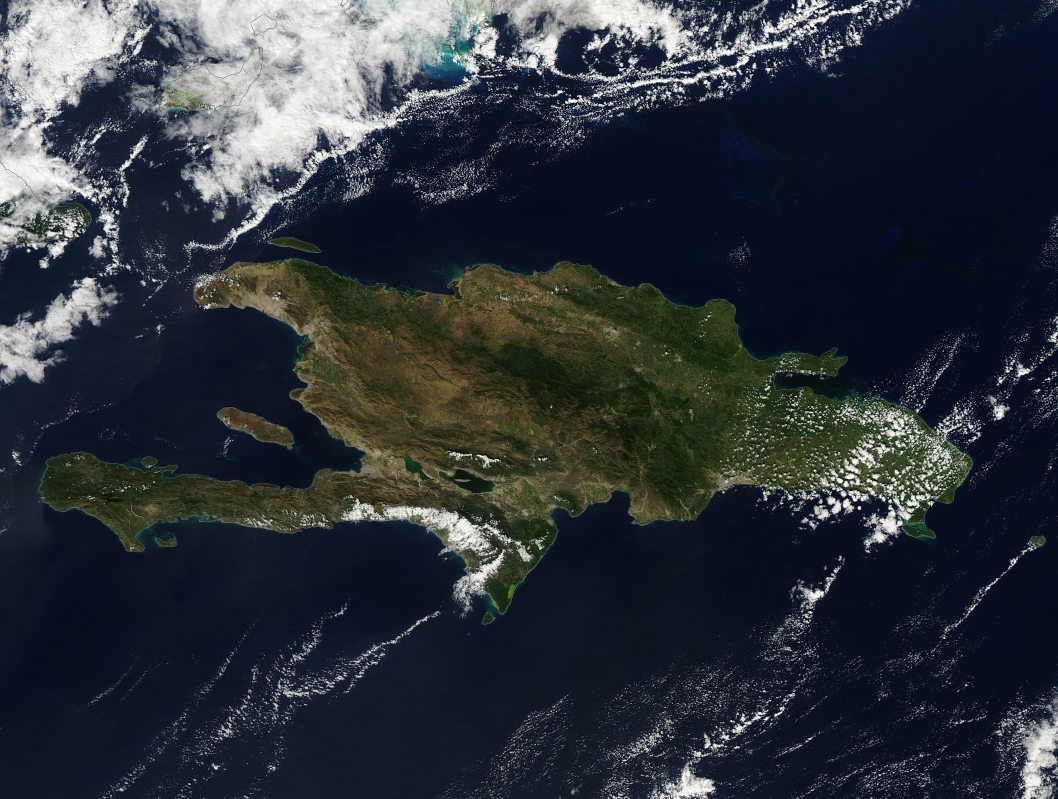
#> input picture source/satelita_hispaniola.jpg, 3172 x 2396 px (shown at 1/3 size)
$ jupyter execute '2.2 - Pattern Detection.ipynb'   (older library calls are emulated)
#> lines starting #> are read from the running program, lines starting #| are printed output that depends on the picture
# Canny Edge Detection for Coastline Extraction
**Student Name:** Andrés Jauch
**Semester Term:** FS26

## Introduction & Use Case
For this second task, I'm implementing a step-by-step Canny edge detector. The goal is to extract the coastline of Hispaniola and see how the haze configurations I simulated in Task 1 affect the edge detection. Writing the steps manually helps to understand what goes on under the hood.

[cell 1]
import cv2
import numpy as np
import matplotlib.pyplot as plt
import pandas as pd

## Technical Implementation

### Load and prepare the image
I load the satellite image and convert it to grayscale. Since I am implementing the non-maximum suppression and hysteresis steps using Python loops, running them on the full-resolution image takes way too long. I resized the image to a width of 800 pixels so the execution finishes in a few seconds.

[cell 2]
# Load image
img_bgr = cv2.imread("source/satelita_hispaniola.jpg")
#> img_bgr is the input picture: shape (2396, 3172, 3); mean B, G, R 58.8, 50.5, 45.3
if img_bgr is None:
    raise FileNotFoundError("Please make sure ../source/satelita_hispaniola.jpg exists.")

# Downsample for faster loops
target_width = 800
H, W, _ = img_bgr.shape
#> H = 2396; W = 3172
target_height = int(target_width * H / W)
#> target_height = 604
img_bgr = cv2.resize(img_bgr, (target_width, target_height), interpolation=cv2.INTER_AREA)
#> img_bgr: shape (604, 800, 3)

img_rgb = cv2.cvtColor(img_bgr, cv2.COLOR_BGR2RGB)
img_gray = cv2.cvtColor(img_bgr, cv2.COLOR_BGR2GRAY)

plt.figure(figsize=(10, 6))
plt.imshow(img_rgb)
plt.title("Resized Input Image (800px width)")
plt.axis("off")
plt.show()

### Smoothing (Gaussian Blur)
I apply a 5x5 Gaussian filter to smooth out noise in the grayscale image, which helps prevent false edges from showing up.

[cell 3]
gaussian_kernel = np.array([
    [1,  4,  7,  4, 1],
    [4, 16, 26, 16, 4],
    [7, 26, 41, 26, 7],
    [4, 16, 26, 16, 4],
    [1,  4,  7,  4, 1]
], dtype=np.float32) / 273.0

img_smoothed = cv2.filter2D(img_gray, -1, gaussian_kernel)

fig, axes = plt.subplots(1, 2, figsize=(15, 7))
axes[0].imshow(img_gray, cmap='gray')
axes[0].set_title("Grayscale")
axes[0].axis("off")
axes[1].imshow(img_smoothed, cmap='gray')
axes[1].set_title("Smoothed")
axes[1].axis("off")
plt.show()

### Gradients (Sobel Filter)
Next, I calculate the horizontal and vertical gradients (Ix and Iy) using Sobel filters. From this, I get the gradient magnitude (to see how strong the edges are) and direction (angle).

[cell 4]
Kx = np.array([[-1, 0, 1], [-2, 0, 2], [-1, 0, 1]], dtype=np.float32)
Ky = np.array([[-1, -2, -1], [ 0,  0,  0], [ 1,  2,  1]], dtype=np.float32)

Ix = cv2.filter2D(img_smoothed, cv2.CV_32F, Kx)
Iy = cv2.filter2D(img_smoothed, cv2.CV_32F, Ky)

magnitude = np.sqrt(Ix**2 + Iy**2)
direction = np.arctan2(Iy, Ix)

magnitude_normalized = np.uint8(np.clip(magnitude, 0, 255))

fig, axes = plt.subplots(1, 3, figsize=(18, 6))
axes[0].imshow(Ix, cmap='gray')
axes[0].set_title("Ix")
axes[0].axis("off")
axes[1].imshow(Iy, cmap='gray')
axes[1].set_title("Iy")
axes[1].axis("off")
axes[2].imshow(magnitude_normalized, cmap='gray')
axes[2].set_title("Magnitude")
axes[2].axis("off")
plt.show()

### Non-Maximum Suppression (Thinning)
The gradient map has thick edges. I will run a loop to keep only the local maximum pixels in the direction of the gradient, which thins down the edges to single-pixel lines.

[cell 5]
def non_max_suppression(img_mag, img_dir):
    H, W = img_mag.shape
#> H = 604; W = 800
    nms_out = np.zeros((H, W), dtype=np.float32)
    angle = img_dir * 180.0 / np.pi
    angle[angle < 0] += 180

    for i in range(1, H-1):
        for j in range(1, W-1):
            q = 255
            r = 255
            # Angle 0
            if (0 <= angle[i,j] < 22.5) or (157.5 <= angle[i,j] <= 180):
                q = img_mag[i, j+1]
                r = img_mag[i, j-1]
            # Angle 45
            elif (22.5 <= angle[i,j] < 67.5):
                q = img_mag[i-1, j+1]
                r = img_mag[i+1, j-1]
            # Angle 90
            elif (67.5 <= angle[i,j] < 112.5):
                q = img_mag[i+1, j]
                r = img_mag[i-1, j]
            # Angle 135
            elif (112.5 <= angle[i,j] < 157.5):
                q = img_mag[i-1, j-1]
                r = img_mag[i+1, j+1]

            if (img_mag[i,j] >= q) and (img_mag[i,j] >= r):
                nms_out[i,j] = img_mag[i,j]
            else:
                nms_out[i,j] = 0
    return nms_out

img_nms = non_max_suppression(magnitude, direction)
img_nms_normalized = np.uint8(np.clip(img_nms, 0, 255))
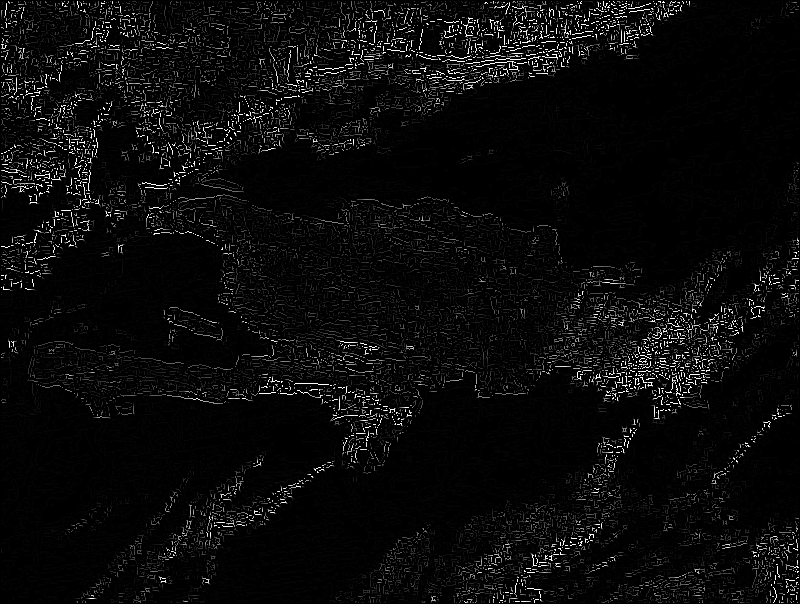
#> img_nms_normalized: shape (604, 800); min 0, max 255, mean 10.7

plt.figure(figsize=(10, 6))
plt.imshow(img_nms_normalized, cmap='gray')
plt.title("Non-Maximum Suppression")
plt.axis("off")
plt.show()

### Double Thresholding and Hysteresis
Now I classify pixels into strong, weak, or non-edges based on two thresholds. Strong edges are kept. Weak edges are only kept if they connect to a strong edge. I implemented a stack based flood fill to trace these connections

[cell 6]
def double_threshold_and_hysteresis(img, low_ratio=0.08, high_ratio=0.18):
#> called with low_ratio = 0.08, high_ratio = 0.18
    high_val = img.max() * high_ratio
#> high_val = 95.3
    low_val = high_val * low_ratio
#> low_val = 7.62

    H, W = img.shape
#> H = 604; W = 800
    res = np.zeros((H, W), dtype=np.uint8)

    weak = 100
    strong = 255

    strong_i, strong_j = np.where(img >= high_val)
#> strong_i = 18980 values from 1 to 602; strong_j = 18980 values, max 798 at index 10217, min 1 at index 556, mean 384.8
    weak_i, weak_j = np.where((img >= low_val) & (img < high_val))

    res[strong_i, strong_j] = strong
    res[weak_i, weak_j] = weak

    # Trace connected edges with stack queue
    stack = list(zip(strong_i, strong_j))
#> stack = 18980 pairs, first value 1 to 602, second value 1 to 798
    visited = np.zeros((H, W), dtype=bool)

    while stack:
        y, x = stack.pop()
        if visited[y, x]:
            continue
        visited[y, x] = True
        res[y, x] = strong

        for dy in [-1, 0, 1]:
            for dx in [-1, 0, 1]:
                ny, nx = y + dy, x + dx
                if 0 <= ny < H and 0 <= nx < W:
                    if res[ny, nx] == weak and not visited[ny, nx]:
                        stack.append((ny, nx))
#> this loop made 27422 passes
#> (y, x) on passes 1 to 3: (602, 797), (602, 791), (602, 782)
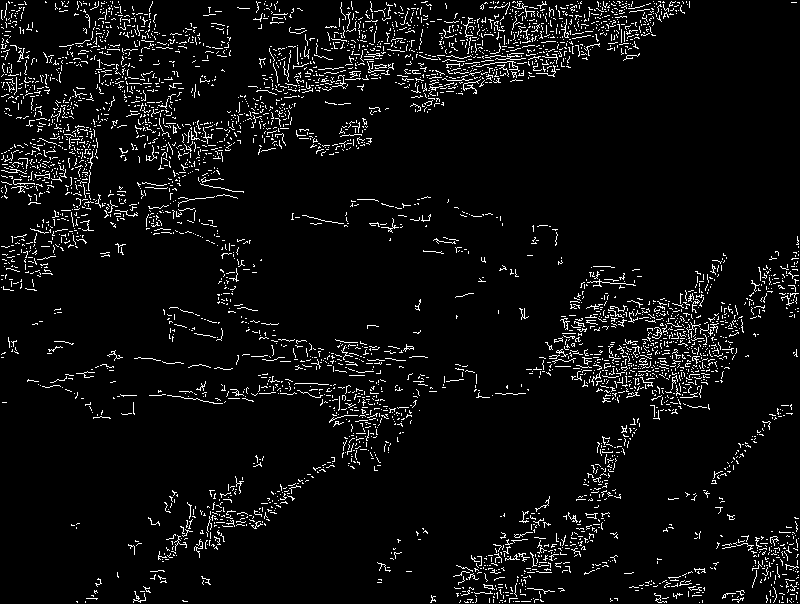
#> visited: shape (604, 800) bool; 5.4% white in thin lines or dots
#> after the loop, stack = []

    res[res == weak] = 0
#> res: shape (604, 800); 5.4% white in thin lines or dots
    return res

final_edges = double_threshold_and_hysteresis(img_nms)

plt.figure(figsize=(10, 6))
plt.imshow(final_edges, cmap='gray')
plt.title("Final Canny Edges")
plt.axis("off")
plt.show()

## Comparison under Hazy Conditions
Testing on Hazy Images: Now I'll run my step-by-step Canny pipeline on the two hazy images from the first task (Light Haze and Heavy Haze) to see how the edge detection (hopefully) degrades.

[cell 7]
def simulate_haze(image, k, alpha):
#> called with k = 5, alpha = 0.8
    blurred = cv2.GaussianBlur(image, (k, k), 0)
    beta = (1.0 - alpha) * 255 / 2
    return cv2.convertScaleAbs(blurred, alpha=alpha, beta=beta)

img_light_haze = simulate_haze(img_gray, k=5, alpha=0.8)
img_heavy_haze = simulate_haze(img_gray, k=11, alpha=0.5)

# Run Canny steps on light haze
Ix_light = cv2.filter2D(img_light_haze, cv2.CV_32F, Kx)
Iy_light = cv2.filter2D(img_light_haze, cv2.CV_32F, Ky)
mag_light = np.sqrt(Ix_light**2 + Iy_light**2)
dir_light = np.arctan2(Iy_light, Ix_light)
nms_light = non_max_suppression(mag_light, dir_light)
#> in non_max_suppression (call 2), `angle[angle < 0] += 180`:
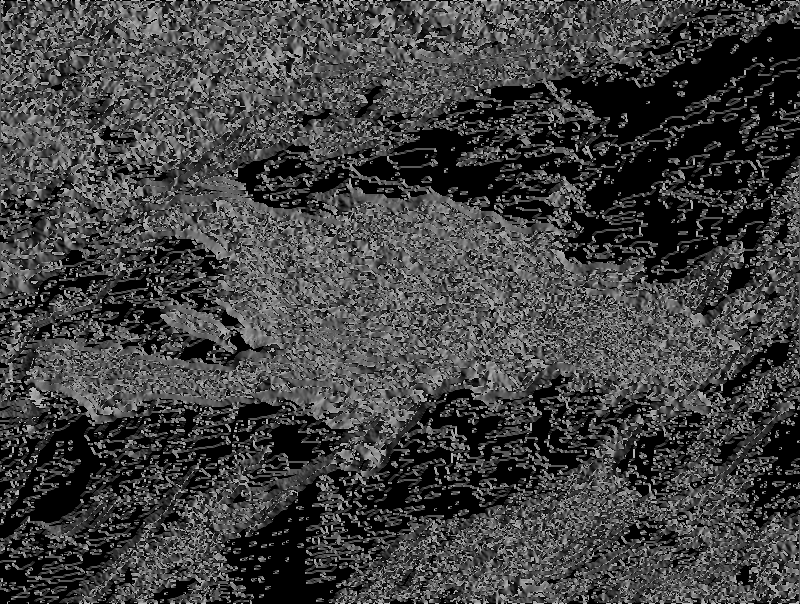
#> angle: shape (604, 800) float32; min 0, max 180, mean 65.4
edges_light = double_threshold_and_hysteresis(nms_light)
#> call 2 of double_threshold_and_hysteresis, with low_ratio = 0.08, high_ratio = 0.18
#> in double_threshold_and_hysteresis (call 2), `high_val = img.max() * high_ratio`: high_val = 75.41
#> in double_threshold_and_hysteresis (call 2), `low_val = high_val * low_ratio`: low_val = 6.03
#> in double_threshold_and_hysteresis (call 2), `strong_i, strong_j = np.where(img >= high_val)`: strong_i = 18804 values from 1 to 602; strong_j = 18804 values, max 798 at index 10146, min 1 at index 561, mean 384.6
#> in double_threshold_and_hysteresis (call 2), `stack = list(zip(strong_i, strong_j))`: stack = 18804 pairs, first value 1 to 602, second value 1 to 798
#> the loop in double_threshold_and_hysteresis (call 2), `while stack:` made 26839 passes
#> after the loop in double_threshold_and_hysteresis (call 2), `while stack:`:
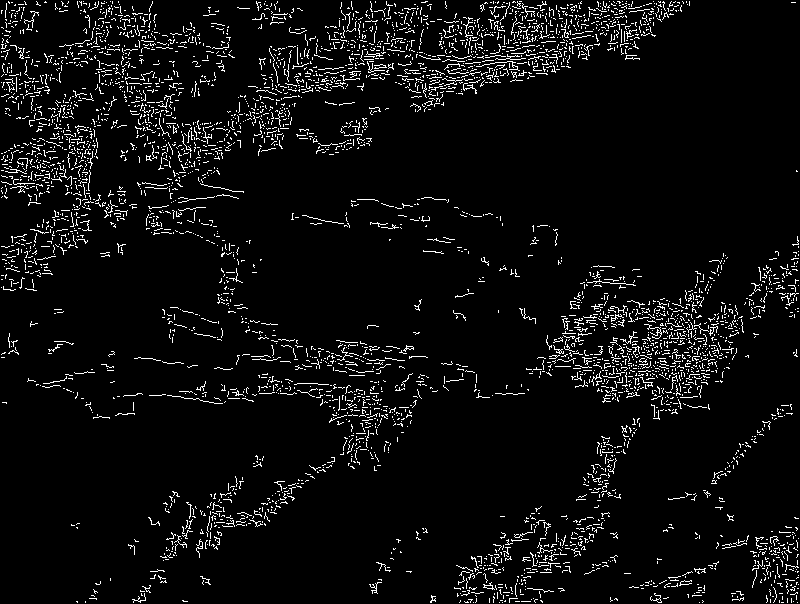
#> visited: shape (604, 800) bool; 5.3% white in thin lines or dots
#> after the loop in double_threshold_and_hysteresis (call 2), `while stack:`: stack = []
#> in double_threshold_and_hysteresis (call 2), `res[res == weak] = 0`: res: shape (604, 800); 5.3% white in thin lines or dots

# Run Canny steps on heavy haze
Ix_heavy = cv2.filter2D(img_heavy_haze, cv2.CV_32F, Kx)
Iy_heavy = cv2.filter2D(img_heavy_haze, cv2.CV_32F, Ky)
mag_heavy = np.sqrt(Ix_heavy**2 + Iy_heavy**2)
dir_heavy = np.arctan2(Iy_heavy, Ix_heavy)
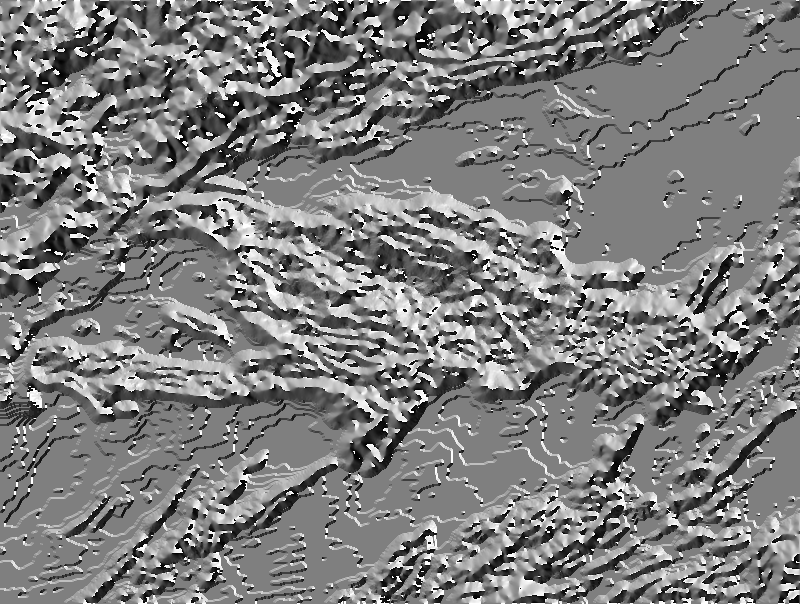
#> dir_heavy: shape (604, 800) float32; min -3.13, max 3.14, mean -0.0331; drawn with min black and max white
nms_heavy = non_max_suppression(mag_heavy, dir_heavy)
#> after the loop in non_max_suppression (call 3), `for i in range(1, H-1):`:
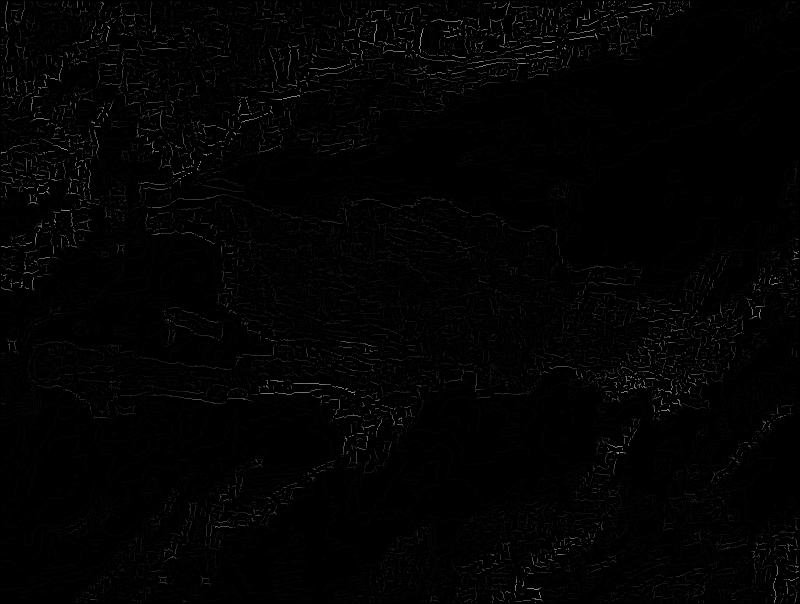
#> nms_out: shape (604, 800) float32; min 0, max 151.9, mean 2.6
edges_heavy = double_threshold_and_hysteresis(nms_heavy)
#> call 3 of double_threshold_and_hysteresis, with low_ratio = 0.08, high_ratio = 0.18
#> in double_threshold_and_hysteresis (call 3), `high_val = img.max() * high_ratio`: high_val = 27.35
#> in double_threshold_and_hysteresis (call 3), `low_val = high_val * low_ratio`: low_val = 2.19
#> in double_threshold_and_hysteresis (call 3), `strong_i, strong_j = np.where(img >= high_val)`: strong_i = 13671 values from 1 to 602; strong_j = 13671 values, max 798 at index 7750, min 1 at index 1350, mean 364.5
#> in double_threshold_and_hysteresis (call 3), `stack = list(zip(strong_i, strong_j))`: stack = 13671 pairs, first value 1 to 602, second value 1 to 798
#> the loop in double_threshold_and_hysteresis (call 3), `while stack:` made 21664 passes
#> (y, x) on passes 1 to 3: (602, 794), (602, 780), (602, 774)
#> after the loop in double_threshold_and_hysteresis (call 3), `while stack:`:
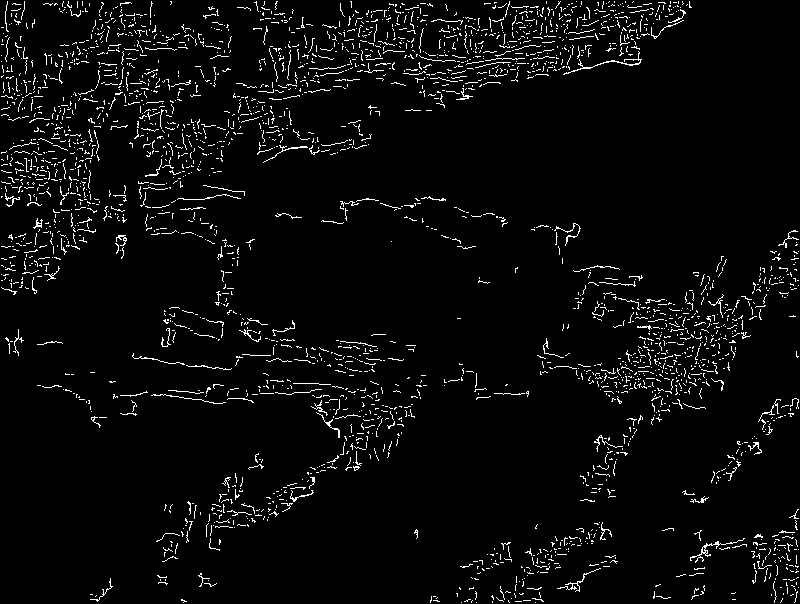
#> visited: shape (604, 800) bool; 4% white in thin lines or dots
#> after the loop in double_threshold_and_hysteresis (call 3), `while stack:`: stack = []
#> in double_threshold_and_hysteresis (call 3), `res[res == weak] = 0`:
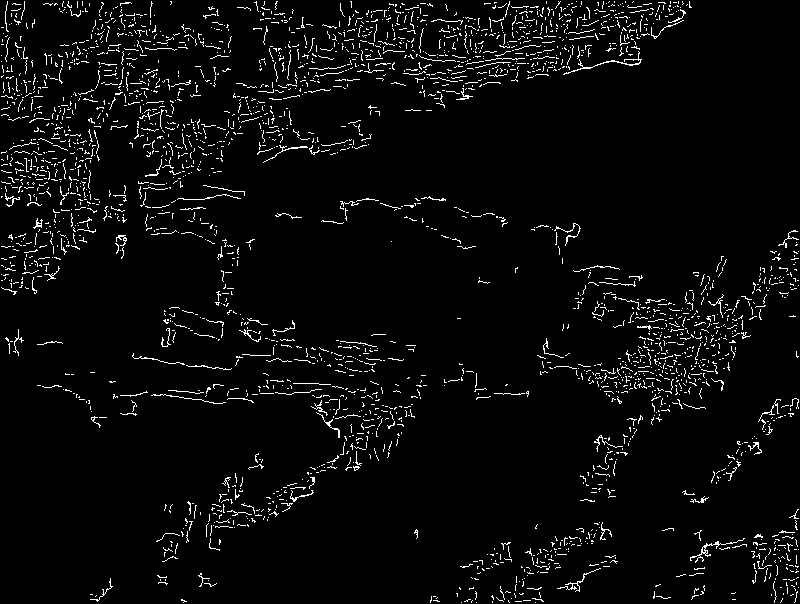
#> res: shape (604, 800); 4% white in thin lines or dots

fig, axes = plt.subplots(1, 3, figsize=(18, 6))
axes[0].imshow(final_edges, cmap='gray')
axes[0].set_title("Baseline (Clear)")
axes[0].axis("off")
axes[1].imshow(edges_light, cmap='gray')
axes[1].set_title("Light Haze")
axes[1].axis("off")
axes[2].imshow(edges_heavy, cmap='gray')
axes[2].set_title("Heavy Haze")
axes[2].axis("off")
plt.show()

## Quantitative Evaluation
Evaluation Metric: Edge Density.

To measure the impact of haze, I'll use exactly one metric: Edge Density.

It is the percentage of edge pixels in the final binary edge image relative to the total number of pixels.

Edge Density (%) = (Edge Pixels / Total Pixels) * 100

[cell 8]
def calculate_edge_density(edges):
    return (np.sum(edges == 255) / edges.size) * 100.0

density_base = calculate_edge_density(final_edges)
#> density_base = 5.41
density_light = calculate_edge_density(edges_light)
#> density_light = 5.31
density_heavy = calculate_edge_density(edges_heavy)
#> density_heavy = 3.98

# Bar chart
labels = ['Baseline (Clear)', 'Config 1 (Light Haze)', 'Config 2 (Heavy Haze)']
densities = [density_base, density_light, density_heavy]
#> densities = [5.41, 5.31, 3.98]

plt.figure(figsize=(8, 4))
plt.bar(labels, densities, color=['navy', 'blue', 'skyblue'])
plt.ylabel('Edge Density (%)')
plt.title('Edge Density Comparison')
plt.show()
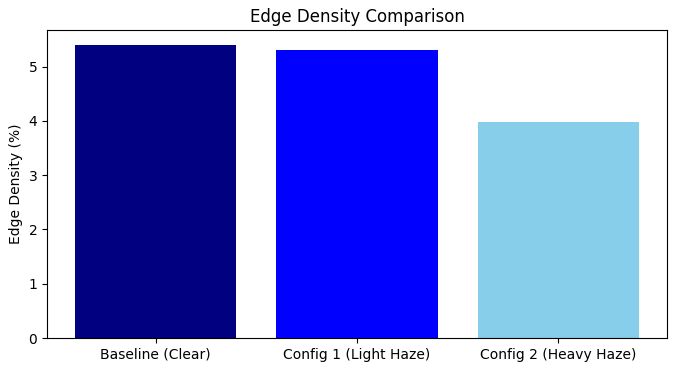
#> figure drawn by matplotlib, 1 panel; tallest bar 5.41 high, from x = -0.4 to 0.4

# Table
df_edges = pd.DataFrame({
    'Configuration': labels,
    'Edge Density (%)': densities,
    'Relative Change (%)': [0.0, (density_light - density_base)/density_base * 100, (density_heavy - density_base)/density_base * 100]
})
#> df_edges = table of 3 rows and 3 columns
display(df_edges)
